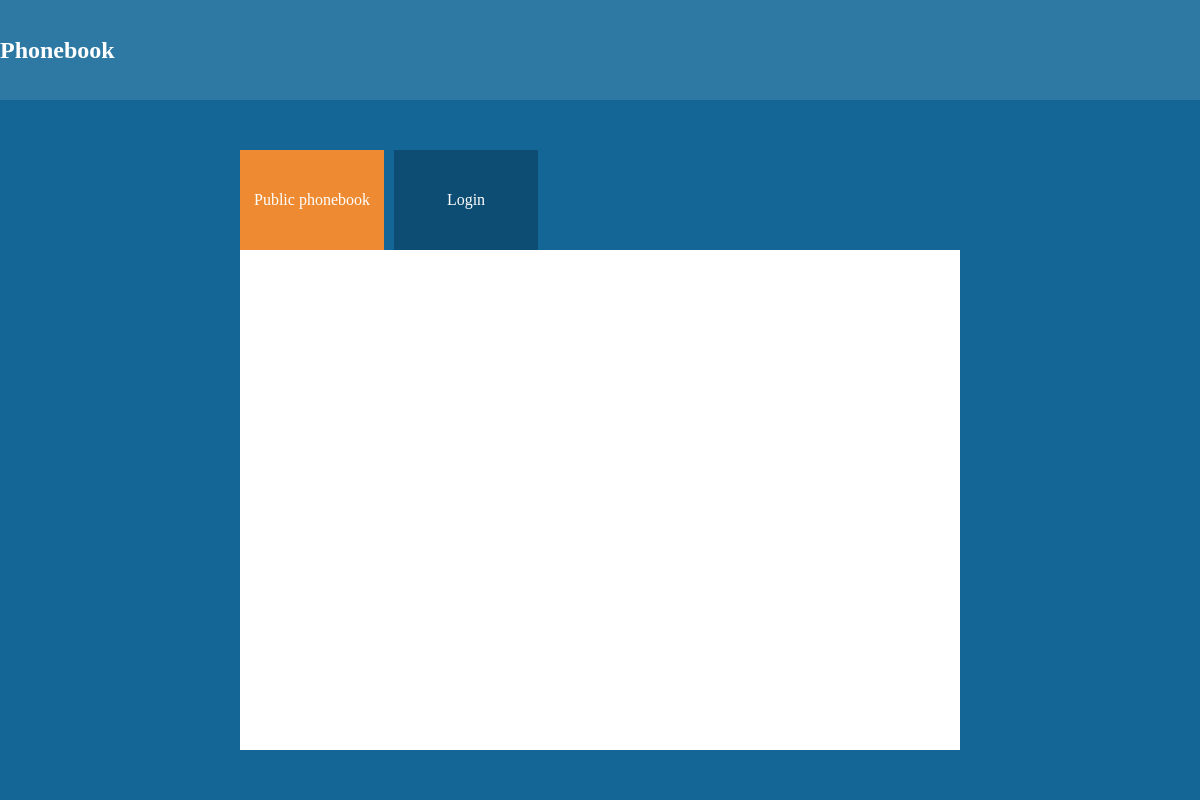
The app's page /, older data.
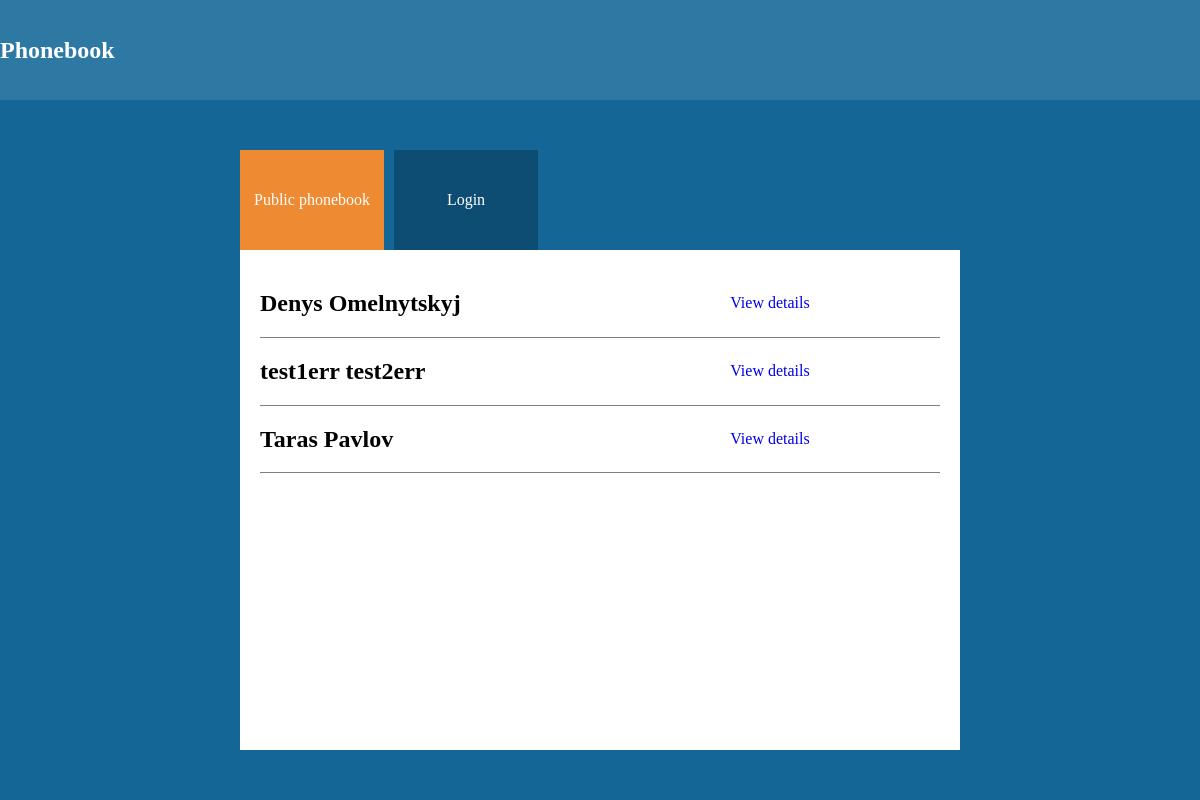
The same page, newer data.
### tables this page shows
CREATE TABLE `contacts` (
  `id` int(10) UNSIGNED NOT NULL,
  `name` varchar(255) NOT NULL,
  `surname` varchar(255) NOT NULL,
  `address` varchar(255) NOT NULL,
  `city` varchar(255) NOT NULL,
  `country_id` int(10) UNSIGNED NOT NULL,
  `publish` enum('yes','no') NOT NULL
);

### app/core/View.php (called while the page is built, shortened)
<?php
class View{
    public $template;
    public function __construct(){
        $this->template = 'template_main_view';
    }
    public function render(){
        include_once 'app/views/'.$this->template.'.php';
    }
}

### app/controllers/MainController.php (called while the page is built, shortened)
<?php
class MainController extends Controller{
    public function action_index(){
            $this->model = new MainModel();
            $this->view->contacts = $this->model->getContacts();
            $this->view->emails = $this->model->getEmails();
            $this->view->phones = $this->model->getPhones();
            $this->view->page = 'page_main_index_view';
            $this->view->render();
    }
}

### app/bootstrap.php (called while the page is built, shortened)
<?php
    include_once 'core/View.php';
    include_once 'core/Model.php';
    include_once 'core/Router.php';
    router::init();

### index.php (called while the page is built)
<?php
include_once 'app/bootstrap.php';

### app/core/Model.php (called while the page is built, shortened)
<?php
class Model{
    public function __construct(){
        $this->db = new mysqli(DB_HOST, DB_USER, DB_PASS, DB_NAME);
    }
}

### app/models/MainModel.php (called while the page is built, shortened)
<?php
class MainModel extends Model{
    public function getContacts(){
        if($this->db->connect_errno===0){
            $query = 'select contacts.id, contacts.name, contacts.surname, contacts.address, contacts.city, contacts.publish , countries.name as country from contacts left outer join countries on contacts.country_id = countries.id';
            $res = $this->db->query($query);
            if($res){
                return $res->fetch_all(MYSQLI_ASSOC);
            } else{
                return false;
            }
        }
    }
}

### app/views/page_main_index_view.php (the view, shortened to what this page needs)
<header><h2>Phonebook</h2>
</header>
<div class="container">
<nav>
    <ul>
        <li><a href="/main/index" class="activeButton">Public phonebook</a></li>
        <li>
            <?php if(!$_SESSION['login']){ ?>
            <a href="/main/login" class="usualButton">Login</a>
            <?php } else{ ?>
            <a href="/main/mycontact" class="usualButton">My contact</a>
            <?php } ?>
        </li>
    </ul>
</nav>
<div class="content">
    <?php
    $ccount = 0;
    foreach($this->contacts as $contact){
        if($contact['publish'] === 'no'){
            continue;
        }
    ?>
        <div class="userFullName">
            <h2><?= $contact['name'].' '.$contact['surname']?></h2>
            <a href="#" onclick="displayInform(this,<?= $ccount ?>,<?= $contact['id']?>)">View details</a>
        </div>
    <?php
    $ccount++;
    } ?>
</div>
</div>

### app/core/Router.php (shortened to what this page needs)
<?php
class Router{
    static function init(){
        $action_name = 'index';
        $action = 'action_'.$action_name;
        $controller = new $controller_class;
        if(method_exists($controller, $action)){
            $controller->$action();
        } else{
            self::ErrorPage404();
        }
    }
}

### app/views/template_main_view.php (shortened to what this page needs)
<!DOCTYPE html>
<html lang="en">
<head>
	<link rel="stylesheet" href="/css/main.css">
</head>
<body>
    <div class="grid">
    <?php
        include_once 'app/views/'.$this->page.'.php';
    ?>
    </div>
</body>
</html>

### css/main.css (style rules this page uses)
body { margin: 0; }
a { text-decoration: none; }
.grid { display: grid; grid-template-rows: 100px 1fr; grid-template-columns: 1fr; height: 100vh; }
ul { list-style: none; }
header { background: rgb(45,121,164); }
.container { padding: 50px 20%; display: grid; grid-template-rows: 100px 1fr; grid-template-columns: 1fr; justify-content: center; background: rgb(19,102,150); }
.content { background: white; padding: 20px; }
nav ul { padding: 0; margin: 0; height: 100%; display: grid; grid-template-rows: 1fr; grid-template-columns: 20% 20%; grid-column-gap: 10px; }
nav ul>li>a { display: grid; align-content: center; justify-content: center; color:white; height: 100%; }
.activeButton { background: rgb(237,138,50); }
.usualButton { background: rgb(14,77,115); }
.userFullName { display: grid; grid-template-columns: 1fr 1fr; border-bottom: 1px solid grey; }
.userFullName a { display:grid; align-content: center; justify-content: center; }
header { display: grid; grid-template-columns: 1fr 1fr; }
header h2 { color: white; display:grid; align-content: center; justify-content: left; }

Row changes from the older to the newer data that the page shows:
added contacts: name "Denys", surname "Omelnytskyj"
added contacts: name "test1err", surname "test2err"
added contacts: name "Taras", surname "Pavlov"
